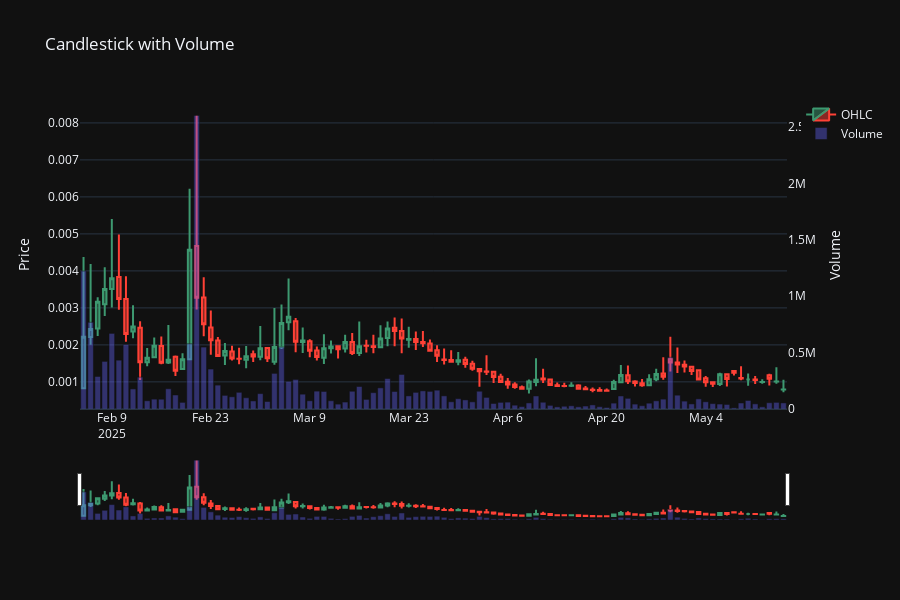

The cell this chart's notebook holds for it:
### Code cell
fig = go.Figure()

# Candlestick
fig.add_trace(go.Candlestick(
    x=df.index,
    open=df['open'],
    high=df['high'],
    low=df['low'],
    close=df['close'],
    name='OHLC'
))

# Volume
fig.add_trace(go.Bar(
    x=df.index,
    y=df['volume'],
    name='Volume',
    marker_color='rgba(100, 100, 250, 0.4)',
    yaxis='y2'
))

# Layout with 2 y-axes
fig.update_layout(
    title="Candlestick with Volume",
    xaxis=dict(domain=[0, 1]),
    yaxis=dict(title='Price'),
    yaxis2=dict(title='Volume', overlaying='y', side='right', showgrid=False),
    template="plotly_dark",
    height=600
)

fig.show()
